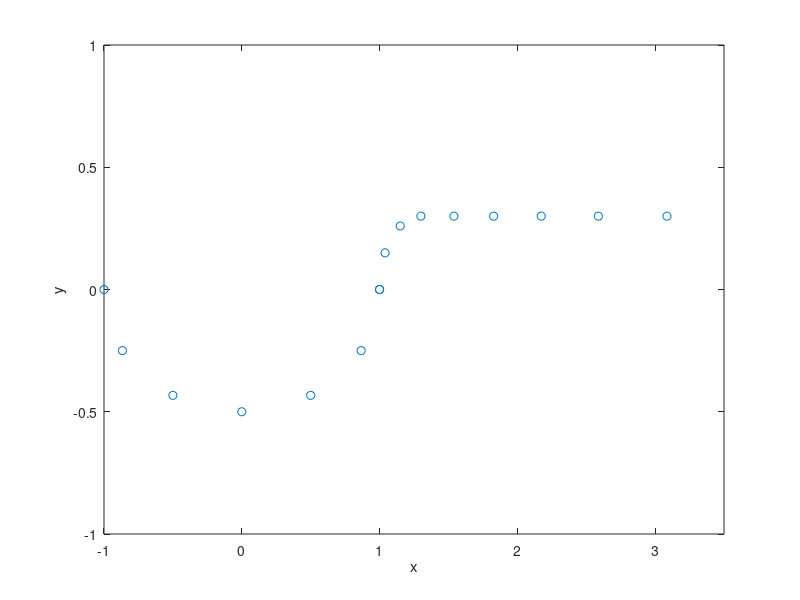

Write MATLAB code to recreate this figure.
% f9_1   
% Copyright S. Nakamura, 1995
set(gcf, 'NumberTitle','off','Name', 'Figure 9.1')

clear, clf, hold off
xx = ...
[-1.0000 -0.866 -0.5000 -0.0000  0.5000 0.8660 1.0000 ...
1.0000  1.0402  1.1500  1.3000  1.5400  1.8280  2.1736 ...
2.5883 3.0860];

yy = ...
[0.0000 -0.2500 -0.4330 -0.5000 -0.4330 -0.2500 -0.0000 ...
0.0000 0.1500 0.2598 0.3000 0.3000 0.3000 0.3000 ...
0.3000 0.3000];
s=1:length(xx);sp=1:length(xx)/100:length(xx);
xp=spline(s,xx,sp);
yp=spline(s,yy,sp);
%plot(xp,yp); hold on
plot(xx,yy, 'o');xlabel('x'); ylabel('y');
axis([-1 3.5 -1 1])
%print fig9d1.ps
